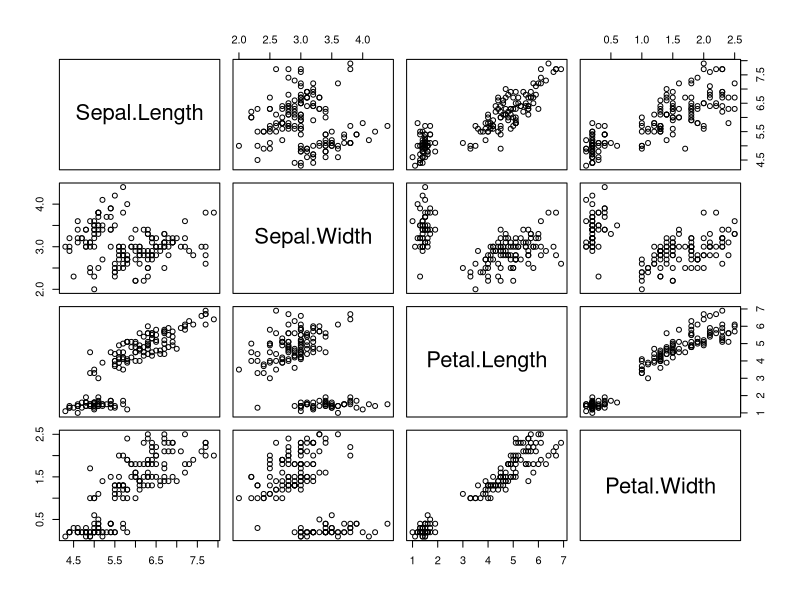
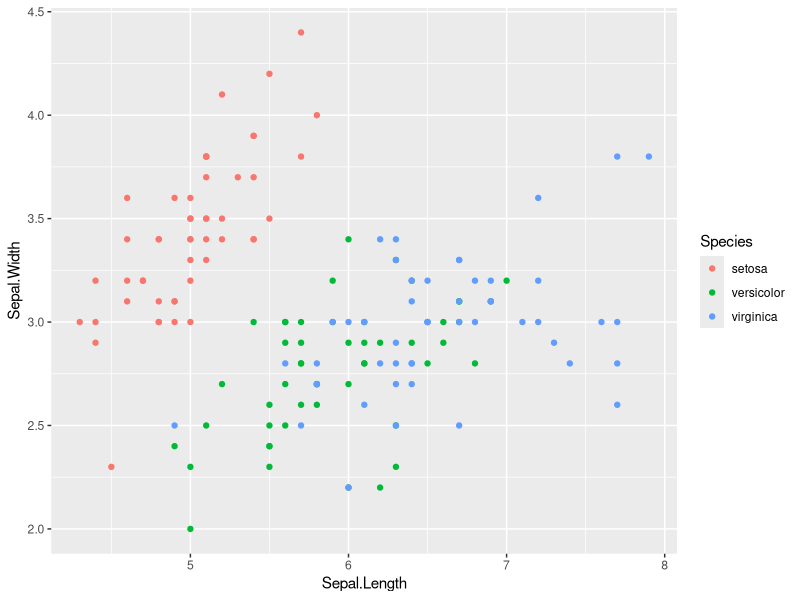
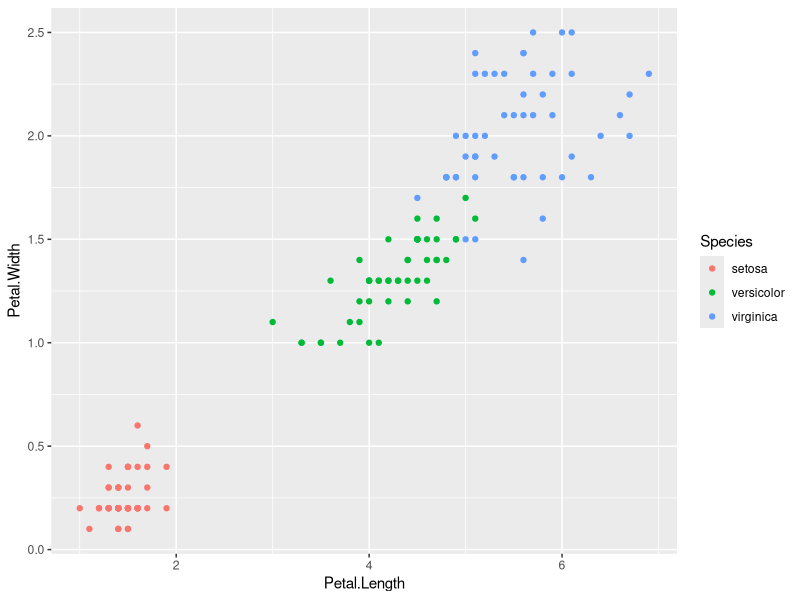
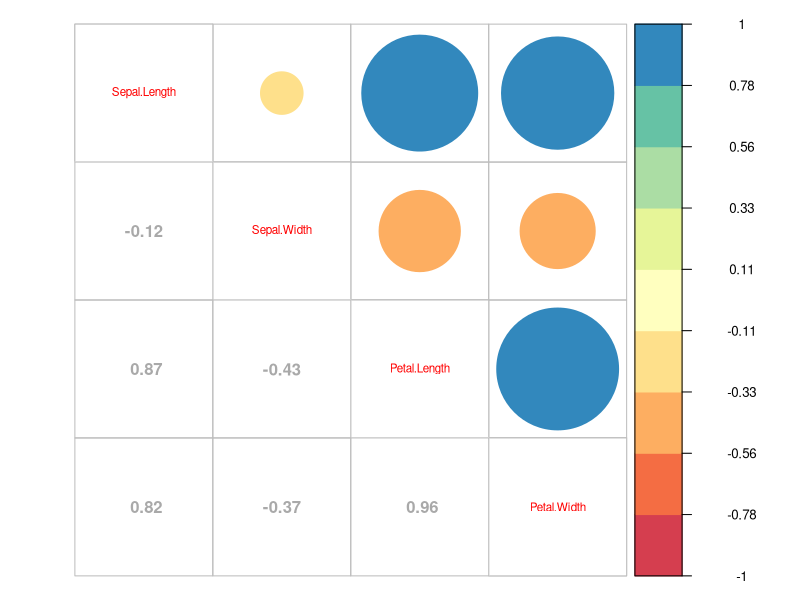
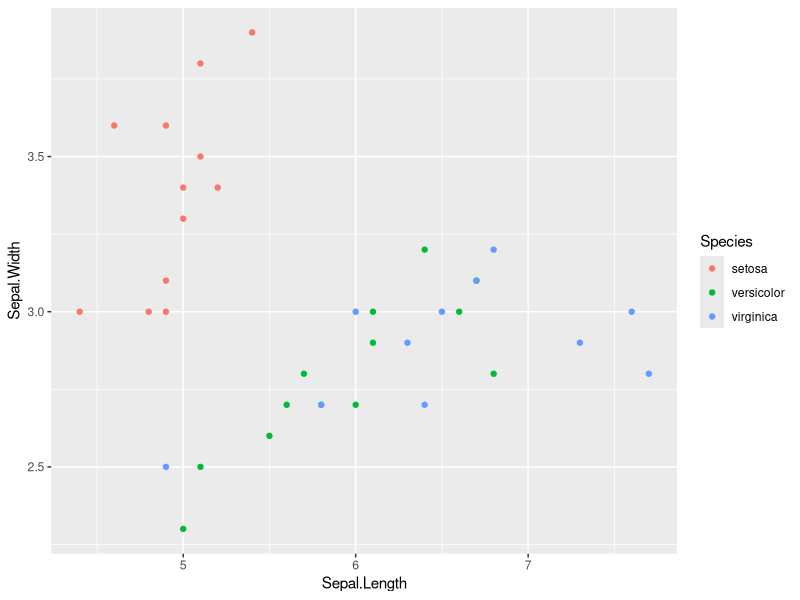
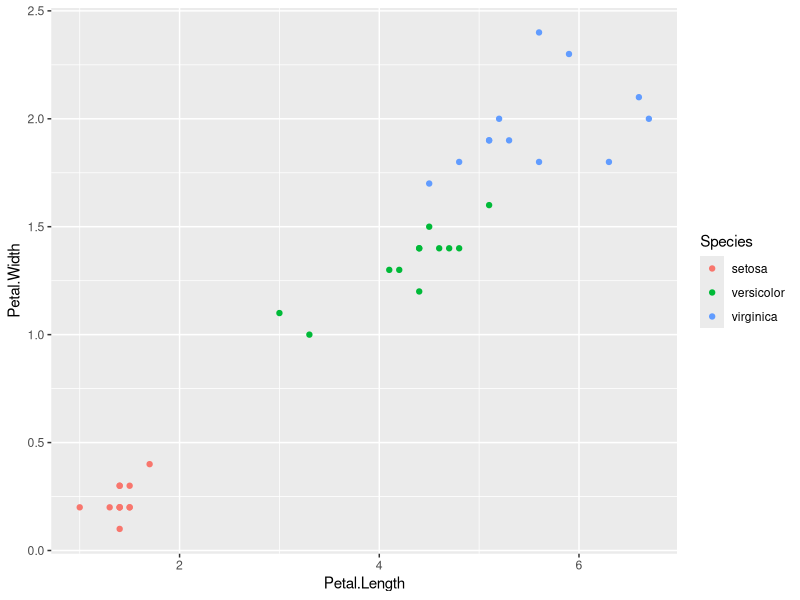

Write R code to recreate these figures, in order.
library(ggplot2)

data<-iris

#data landscape analysis - check na's etc.

head(data,10)

summary(data)

str(data)

numeric.inputs<- c("Sepal.Length","Sepal.Width","Petal.Length","Petal.Width")

categorical.inputs<-c("Species")

# create a matrix of scatter plots

data.num<-data[numeric.inputs]

data.cat<-data[categorical.inputs]

plot(data.num) 

ggplot(data=data)+geom_point(aes(x=Sepal.Length,y=Sepal.Width,colour=Species))
ggplot(data=data)+geom_point(aes(x=Petal.Length,y=Petal.Width,colour=Species))

#create a correlation plot

library(corrplot)
library(RColorBrewer)

correlation<-cor(data.num)
round(correlation,2)

corrplot.mixed(correlation, lower="number",upper="circle",lower.col="darkgrey",
               upper.col=brewer.pal(n=9, name="Spectral"),tl.cex=0.7,cl.ratio=0.4)


# Normalizing the data - create a function and then use lapply() to apply it to the data
normalize <- function(x) {
  num <- x - min(x)
  denom <- max(x) - min(x)
  return (num/denom)
}

data_norm <- as.data.frame(lapply(data.num, normalize))

# Check the data
summary(data_norm)

# Create a KNN with the caret library

library(caret)

# split data into training and test set with indexation
  
index <- createDataPartition(data$Species, p=0.75, list=FALSE)

data.training <- data[index,]

data.test <- data[-index,]

# Train a model
model_knn <- train(data.training[, 1:4], data.training[, 5], method='knn')

# Predict the labels of the test set
predictions<-predict.train(object=model_knn, data.test[,1:4], type="raw")

# Evaluate the predictions
table(predictions)

# Confusion matrix 
confusionMatrix(predictions,data.test[,5])

# visualize the results of the experiment

head(data.test)

ggplot(data=data.test)+geom_point(aes(x=Sepal.Length,y=Sepal.Width,colour=Species))
ggplot(data=data.test)+geom_point(aes(x=Petal.Length,y=Petal.Width,colour=Species))

#Checking the normalized data